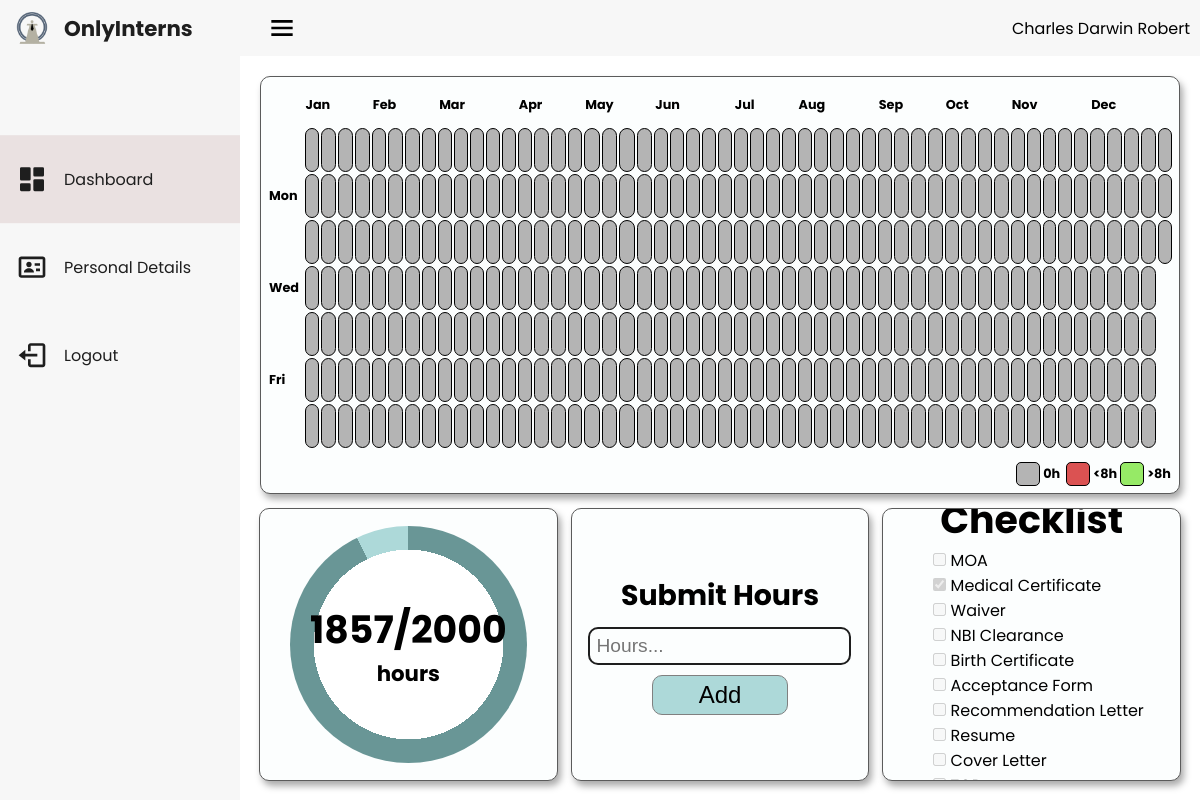
Screenshot of /user/php/home.php (signed in) with the database file from the repository.
### tables this page shows
CREATE TABLE IF NOT EXISTS `students` (
  `stud_id` int UNSIGNED NOT NULL AUTO_INCREMENT,
  `first_name` varchar(50) NOT NULL,
  `middle_name` varchar(50) DEFAULT NULL,
  `last_name` varchar(50) NOT NULL,
  `course_year` varchar(20) NOT NULL,
  `classcode` varchar(20) NOT NULL,
  `birthday` date NOT NULL,
  `gender` enum('M','F') NOT NULL,
  `password` varchar(82) NOT NULL,
  `advisor` int UNSIGNED DEFAULT NULL,
  `supervisor` int UNSIGNED DEFAULT NULL,
  `remark` varchar(20) DEFAULT NULL,
  PRIMARY KEY (`stud_id`),
  KEY `advisor` (`advisor`),
  KEY `supervisor` (`supervisor`)
);

CREATE TABLE IF NOT EXISTS `student_checklists` (
  `stud_id` int UNSIGNED NOT NULL,
  `moa` date DEFAULT NULL,
  `medical` date DEFAULT NULL,
  `waiver` date DEFAULT NULL,
  `nbi_clearance` date DEFAULT NULL,
  `birth_certificate` date DEFAULT NULL,
  `acceptance_form` date DEFAULT NULL,
  `recommendation_letter` date DEFAULT NULL,
  `resume` date DEFAULT NULL,
  `cover_letter` date DEFAULT NULL,
  `tor` date DEFAULT NULL,
  PRIMARY KEY (`stud_id`)
);

### user/inc/functions_inc.php (called while the page is built, shortened)
<?php
function idExist($conn, $id) {
    $sql = "SELECT * FROM students WHERE stud_id = ?;";
    $stmt = mysqli_stmt_init($conn);
    if (!mysqli_stmt_prepare($stmt, $sql)) {
        header("location: ../php/login.php?err=stmtFailed");
        exit();
    }
    mysqli_stmt_bind_param($stmt,"i", $id);
    mysqli_stmt_execute($stmt);
    $result = mysqli_stmt_get_result($stmt);
    if ($row = mysqli_fetch_assoc($result)) {
        return $row;
    } else {
        mysqli_stmt_close($stmt);
        return false;
    }
}
function getChecklist($conn, $id) {
    $sql = "SELECT * FROM `student_checklists` WHERE stud_id = ?";
    $stmt = mysqli_stmt_init($conn);
    if (!mysqli_stmt_prepare($stmt, $sql)) {
        header("location: ../php/login.php?err=stmtFailed");
        exit();
    }
    mysqli_stmt_bind_param($stmt, "i", $id);
    mysqli_stmt_execute($stmt);
    $result = mysqli_stmt_get_result($stmt);
    return mysqli_fetch_assoc($result);
}

### user/php/home.php (the view, shortened to what this page needs)
<?php
$userId = $_SESSION["userID"];
require_once(__DIR__ . "/../inc/database_inc.php");
require_once(__DIR__ . "/../inc/functions_inc.php");
require_once(__DIR__ . "/../inc/dashboard_calendar.php");
require_once(__DIR__ . "/../inc/dashboard_progress.php");
require_once(__DIR__ . "/../inc/dashboard_checklist.php");
$userData = idExist($conn, $userId);
?>
<!DOCTYPE html>
<html lang="en">
<head>
    <link rel="stylesheet" href="../css/home.css?<?php echo date('l jS \of F Y h:i:s A'); ?>">
    <link href='https://unpkg.com/boxicons@2.1.4/css/boxicons.min.css' rel='stylesheet'>
</head>
<body class="">
    <div class="sidebar">
        <div class="logo-container-wrapper">
            <a href="../index.php" class="logo-container">
                <img src="../assets/logo/onlyinterns-logo.png" alt="logo">
                <h5>OnlyInterns</h5>
            </a>
        </div>
        <ul>
            <li class="activated">
                <a class="side-menus" href="#">
                    Dashboard
                </a>
            </li>
            <li>
                <a class="side-menus" href="../php/user_details.php">
                    Personal Details
                </a>
            </li>
            <li>
                <a class="side-menus" href="../inc/logout_inc.php">
                    <svg class="bx bx-dashboard" xmlns="http://www.w3.org/2000/svg" viewBox="0 0 24 24">
                        <path d="M16 13v-2H7V8l-5 4 5 4v-3z"></path>
                        <path
                            d="M20 3h-9c-1.103 0-2 .897-2 2v4h2V5h9v14h-9v-4H9v4c0 1.103.897 2 2 2h9c1.103 0 2-.897 2-2V5c0-1.103-.897-2-2-2z">
                        </path>
                    </svg>
                    Logout
                </a>
            </li>
        </ul>
    </div>
    <nav>
        <svg id="menu-icon" xmlns="http://www.w3.org/2000/svg" width="32px" height="32px" viewBox="0 0 24 24">
            <path id="menu-path" d="M4 6h16v2H4zm0 5h16v2H4zm0 5h16v2H4z"></path>
        </svg>
        <span><?php echo $userData["first_name"] . ' ' . $userData["middle_name"] . ' ' . $userData["last_name"]; ?></span>
    </nav>
    <main>
        <div id="calendar">
            <table>
                <tbody>
                    <tr>
                        <th class="label missing" id="label-size"></th>
                        <th id="label-size">0h</th>
                        <th class="label incomplete" id="label-size"></th>
                        <th id="label-size">&lt;8h</th>
                        <th class="label complete" id="label-size"></th>
                        <th id="label-size">&gt;8h</th>
                    </tr>
                </tbody>
            </table>
        </div>
        <div id="hour-progress-widget">
        </div>
        <div id="add-hour-widget">
            <form id="add-hour-form" action="../inc/submit_hours_inc.php" method="post">
                <h4>Submit Hours</h4>
                <input type="number" name="hours" placeholder="Hours..." required>
                <input id="popup-button" type="submit" name="add-hour" value="Add">
            </form>
        </div>
        <div id="checklist-widget">
            <div id="checklist-container">
                <div id="checklist-header">
                    <h3>Checklist</h3>
                </div>
                <div id="checklist-data">
                    <?php
                    generateChecklist();
                    ?>
                </div>
            </div>
        </div>
    </main>
</body>
</html>

### user/inc/dashboard_checklist.php
<?php
function generateChecklist() {
    require("database_inc.php");
    require_once("functions_inc.php");
    $checklist = getChecklist($conn, $_SESSION["userID"]);
    $checkboxMapping = [
        'MOA' => 'moa',
        'Medical Certificate' => 'medical',
        'Waiver' => 'waiver',
        'NBI Clearance' => 'nbi_clearance',
        'Birth Certificate' => 'birth_certificate',
        'Acceptance Form' => 'acceptance_form',
        'Recommendation Letter' => 'recommendation_letter',
        'Resume' => 'resume',
        'Cover Letter' => 'cover_letter',
        'TOR' => 'tor',
    ];
    foreach ($checkboxMapping as $checkboxName => $columnName) {
        echo '<div>';
        echo '<input type="checkbox" name="' . $checkboxName . '" disabled';
        if ($checklist[$columnName] !== null) {
            echo ' checked';
        }
        echo '>';
        echo '<label for="' . $checkboxName . '"> ' . ucfirst($checkboxName) . '</label>';
        echo '</div>';
    }
}
?>

### user/css/home.css (style rules this page uses)
body { font-family: 'Poppins'; font-weight: 400; }
h1, h2, h3, h4, h5 { font-family: 'Poppins'; font-weight: 700; }
html { font-size: 100%; }
h3 { font-size: 2.369rem; }
h4 { font-size: 1.777rem; }
h5 { font-size: 1.333rem; }
p, span { font-size: 1.000rem; }
:root { --text: #1e1e1e; --background: #ffffff; --background-alt: #f7f7f7; --primary: #415d5d; --secondary: #eae1e1; --accent: #699696; --accent-low: #add9d9; --shadow: #aaaaaa; --widget-bg: rgb(252 254 254); --transition1: ease-in; --transition2: cubic-bezier(0.77, 0, 0.175, 1); }
* { margin: 0; }
body { display: grid; grid-template-rows: 56px calc(100vh - 56px); grid-template-columns: 240px 1fr; transition: all 300ms var(--transition2); }
nav { display: flex; align-items: center; justify-content: space-between; background-color: var(--background-alt); padding: 10px; }
nav svg { margin-right: 10px; }
.logo-container-wrapper { height: 56px; display: flex; align-items: center; justify-content: space-between; }
.logo-container { display: flex; align-items: center; text-decoration: none; margin: 0 16px; }
.logo-container > img { height: 32px; width: 32px; }
.logo-container > h5 { color: var(--text); white-space: nowrap; padding: 0 0 0 16px; }
.sidebar { grid-area: 1 / 1 / 3 / 2; height: 100vh; background-color: var(--background-alt); }
ul { list-style-type: none; transform: translateY(30%); padding: 0; }
li { height: 88px; display: flex; align-items: center; overflow-x: hidden; white-space: nowrap; }
li > a { display: flex; align-items: center; text-decoration: none; color: var(--text); transition: all 150ms var(--transition1); }
.bx { height: 32px; width: 32px; fill: var(--text); padding: 0 16px; transition: all 150ms var(--transition1); }
#menu-icon { padding: 0 16px; }
.activated { background-color: var(--secondary); }
main { display: grid; grid-template-columns: 1fr 1fr 1fr; grid-template-rows: 1fr 1fr; padding: 20px; gap: 15px; justify-items: center; align-items: center; overflow: hidden; overflow-y: scroll; }
#calendar { grid-row: span 1; grid-column: span 3; display: flex; flex-direction: column; align-items: end; justify-content: center; background-color: var(--widget-bg); border: 1px solid rgb(91, 91, 91); border-radius: 10px; box-shadow: 3px 5px 7px 0px var(--shadow); }
table { padding: 5px; }
th { height:40px; width:40px; font-size: .8em; text-align: left; }
#label-size { height:20px; width:20px; border-radius: 5px; }
.label { border: 1px solid black; border-radius: 10px; }
.complete { background-color: rgb(150, 234, 102); }
.incomplete { background-color: rgb(219, 82, 82); }
#hour-progress-widget { display: grid; grid-row: 2/3; grid-column: 1/2; grid-template-columns: repeat(4, 1fr); grid-template-rows: repeat(4, 1fr); justify-items: center; align-items: center; height: 100%; width: 100%; background-color: var(--widget-bg); border: 1px solid rgb(91, 91, 91); border-radius: 10px; box-shadow: 3px 5px 7px 0px var(--shadow); }
#add-hour-widget { grid-row: 2/3; grid-column: 2/3; height: 100%; width: 100%; display: flex; justify-content: center; align-items: center; background-color: var(--widget-bg); border: 1px solid rgb(91, 91, 91); border-radius: 10px; box-shadow: 3px 5px 7px 0px var(--shadow); }
#add-hour-form { display: flex; flex-direction: column; justify-content: center; align-items: center; gap: 5px; text-align: center; }
#add-hour-form > input[type="number"] { background-color: rgba(31, 31, 31, 0); border: 2px solid var(--text); border-radius: 10px; font-size: 1.2em; padding: 6px; margin: 5px; }
#popup-button { background-color: var(--accent-low); color: black; border: gray solid 1px; border-radius: 10px; font-size: 1.5em; padding: 5px; width: 50%; }
#checklist-widget { grid-row: 2/3; grid-column: 3/4; height: 100%; width: 100%; display: flex; justify-content: center; align-items: center; flex-direction: column; overflow-x: hidden; background-color: var(--widget-bg); border: 1px solid rgb(91, 91, 91); border-radius: 10px; box-shadow: 3px 5px 7px 0px var(--shadow); }
#checklist-container { height: 100%; width: 100%; display: flex; justify-content: center; align-items: start; flex-direction: column; overflow-y: auto; text-align: center; }
#checklist-header { width: 100%; display: flex; justify-content: center; }
#checklist-data { display: flex; flex-direction: column; justify-content: center; align-items: start; padding-left: 50px }

### rows the page displays
students: first_name "Charles", middle_name "Darwin", last_name "Robert"
student_checklists: medical "☑"

### other values shown
date('M', mktime(0, 0, 0, $curr_month, 1)) "Jan"
date('M', mktime(0, 0, 0, $curr_month, 1)) "Feb"
date('M', mktime(0, 0, 0, $curr_month, 1)) "Mar"
date('M', mktime(0, 0, 0, $curr_month, 1)) "Apr"
date('M', mktime(0, 0, 0, $curr_month, 1)) "May"
date('M', mktime(0, 0, 0, $curr_month, 1)) "Jun"
date('M', mktime(0, 0, 0, $curr_month, 1)) "Jul"
date('M', mktime(0, 0, 0, $curr_month, 1)) "Aug"
date('M', mktime(0, 0, 0, $curr_month, 1)) "Sep"
date('M', mktime(0, 0, 0, $curr_month, 1)) "Oct"
date('M', mktime(0, 0, 0, $curr_month, 1)) "Nov"
date('M', mktime(0, 0, 0, $curr_month, 1)) "Dec"
$value "Mon"
$value "Wed"
$value "Fri"
